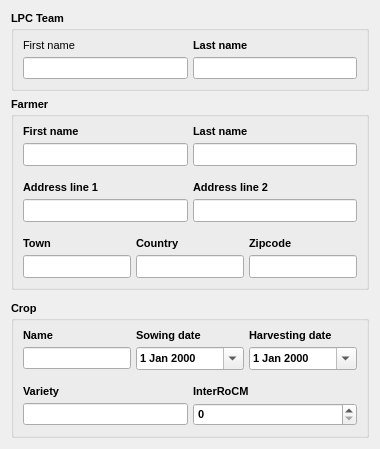
     <widget class="QWidget" name="cropTrialSettings">
      <property name="font">
       <font>
        <pointsize>8</pointsize>
       </font>
      </property>
      <attribute name="title">
       <string>Crop Trial Settings</string>
      </attribute>
      <layout class="QGridLayout" name="gridLayout_9">
       <item row="1" column="0">
        <widget class="QGroupBox" name="groupBox_4">
         <property name="sizePolicy">
          <sizepolicy hsizetype="Preferred" vsizetype="Fixed">
           <horstretch>0</horstretch>
           <verstretch>0</verstretch>
          </sizepolicy>
         </property>
         <property name="minimumSize">
          <size>
           <width>0</width>
           <height>185</height>
          </size>
         </property>
         <property name="font">
          <font>
           <pointsize>8</pointsize>
           <weight>75</weight>
           <bold>true</bold>
          </font>
         </property>
         <property name="autoFillBackground">
          <bool>false</bool>
         </property>
         <property name="title">
          <string>Farmer</string>
         </property>
         <layout class="QGridLayout" name="gridLayout_7" rowstretch="27,9,27,9,27" rowminimumheight="35,0,35,0,35">
          <property name="verticalSpacing">
           <number>5</number>
          </property>
          <item row="0" column="0">
           <layout class="QVBoxLayout" name="verticalLayout_3">
            <property name="spacing">
             <number>5</number>
            </property>
            <item>
             <layout class="QHBoxLayout" name="horizontalLayout_14">
              <item>
               <widget class="QLabel" name="label_26">
                <property name="styleSheet">
                 <string notr="true">font: 8pt &quot;MS Shell Dlg 2&quot;;</string>
                </property>
                <property name="text">
                 <string>First name</string>
                </property>
               </widget>
              </item>
              <item>
               <widget class="QLabel" name="label_27">
                <property name="styleSheet">
                 <string notr="true">font: 8pt &quot;MS Shell Dlg 2&quot;;</string>
                </property>
                <property name="text">
                 <string>Last name</string>
                </property>
               </widget>
              </item>
             </layout>
            </item>
            <item>
             <layout class="QHBoxLayout" name="horizontalLayout_15">
              <item>
               <widget class="QLineEdit" name="farmerFirstName">
                <property name="minimumSize">
                 <size>
                  <width>0</width>
                  <height>23</height>
                 </size>
                </property>
                <property name="styleSheet">
                 <string notr="true">font: 8pt &quot;MS Shell Dlg 2&quot;;</string>
                </property>
               </widget>
              </item>
              <item>
               <widget class="QLineEdit" name="farmerlastName">
                <property name="sizePolicy">
                 <sizepolicy hsizetype="Expanding" vsizetype="Fixed">
                  <horstretch>0</horstretch>
                  <verstretch>0</verstretch>
                 </sizepolicy>
                </property>
                <property name="minimumSize">
                 <size>
                  <width>0</width>
                  <height>23</height>
                 </size>
                </property>
                <property name="styleSheet">
                 <string notr="true">font: 8pt &quot;MS Shell Dlg 2&quot;;</string>
                </property>
               </widget>
              </item>
             </layout>
            </item>
           </layout>
          </item>
          <item row="1" column="0">
           <spacer name="verticalSpacer_7">
            <property name="orientation">
             <enum>Qt::Vertical</enum>
            </property>
            <property name="sizeType">
             <enum>QSizePolicy::Fixed</enum>
            </property>
            <property name="sizeHint" stdset="0">
             <size>
              <width>20</width>
              <height>10</height>
             </size>
            </property>
           </spacer>
          </item>
          <item row="2" column="0">
           <layout class="QVBoxLayout" name="verticalLayout_5">
            <property name="spacing">
             <number>5</number>
            </property>
            <item>
             <layout class="QHBoxLayout" name="horizontalLayout_16">
              <item>
               <widget class="QLabel" name="label_28">
                <property name="styleSheet">
                 <string notr="true">font: 8pt &quot;MS Shell Dlg 2&quot;;</string>
                </property>
                <property name="text">
                 <string>Address line 1</string>
                </property>
               </widget>
              </item>
              <item>
               <widget class="QLabel" name="label_29">
                <property name="styleSheet">
                 <string notr="true">font: 8pt &quot;MS Shell Dlg 2&quot;;</string>
                </property>
                <property name="text">
                 <string>Address line 2</string>
                </property>
               </widget>
              </item>
             </layout>
            </item>
            <item>
             <layout class="QHBoxLayout" name="horizontalLayout_17">
              <item>
               <widget class="QLineEdit" name="farmerAddressLineOne">
                <property name="sizePolicy">
                 <sizepolicy hsizetype="Expanding" vsizetype="Fixed">
                  <horstretch>0</horstretch>
                  <verstretch>0</verstretch>
                 </sizepolicy>
                </property>
                <property name="minimumSize">
                 <size>
                  <width>0</width>
                  <height>23</height>
                 </size>
                </property>
                <property name="styleSheet">
                 <string notr="true">font: 8pt &quot;MS Shell Dlg 2&quot;;</string>
                </property>
               </widget>
              </item>
              <item>
               <widget class="QLineEdit" name="farmerAddressLineTwo">
                <property name="sizePolicy">
                 <sizepolicy hsizetype="Expanding" vsizetype="Fixed">
                  <horstretch>0</horstretch>
                  <verstretch>0</verstretch>
                 </sizepolicy>
                </property>
                <property name="minimumSize">
                 <size>
                  <width>0</width>
                  <height>23</height>
                 </size>
                </property>
                <property name="styleSheet">
                 <string notr="true">font: 8pt &quot;MS Shell Dlg 2&quot;;</string>
                </property>
               </widget>
              </item>
             </layout>
            </item>
           </layout>
          </item>
          <item row="3" column="0">
           <spacer name="verticalSpacer_6">
            <property name="orientation">
             <enum>Qt::Vertical</enum>
            </property>
            <property name="sizeType">
             <enum>QSizePolicy::Fixed</enum>
            </property>
            <property name="sizeHint" stdset="0">
             <size>
              <width>20</width>
              <height>10</height>
             </size>
            </property>
           </spacer>
          </item>
          <item row="4" column="0">
           <layout class="QVBoxLayout" name="verticalLayout_6">
            <property name="spacing">
             <number>5</number>
            </property>
            <item>
             <layout class="QHBoxLayout" name="horizontalLayout_18">
              <item>
               <widget class="QLabel" name="label_30">
                <property name="styleSheet">
                 <string notr="true">font: 8pt &quot;MS Shell Dlg 2&quot;;</string>
                </property>
                <property name="text">
                 <string>Town</string>
                </property>
               </widget>
              </item>
              <item>
               <widget class="QLabel" name="label_31">
                <property name="styleSheet">
                 <string notr="true">font: 8pt &quot;MS Shell Dlg 2&quot;;</string>
                </property>
                <property name="text">
                 <string>Country</string>
                </property>
               </widget>
              </item>
              <item>
               <widget class="QLabel" name="label_32">
                <property name="styleSheet">
                 <string notr="true">font: 8pt &quot;MS Shell Dlg 2&quot;;</string>
                </property>
                <property name="text">
                 <string>Zipcode</string>
                </property>
               </widget>
              </item>
             </layout>
            </item>
            <item>
             <layout class="QHBoxLayout" name="horizontalLayout_19">
              <item>
               <widget class="QLineEdit" name="farmerTown">
                <property name="sizePolicy">
                 <sizepolicy hsizetype="Expanding" vsizetype="Fixed">
                  <horstretch>0</horstretch>
                  <verstretch>0</verstretch>
                 </sizepolicy>
                </property>
                <property name="minimumSize">
                 <size>
                  <width>0</width>
                  <height>23</height>
                 </size>
                </property>
                <property name="styleSheet">
                 <string notr="true">font: 8pt &quot;MS Shell Dlg 2&quot;;</string>
                </property>
               </widget>
              </item>
              <item>
               <widget class="QLineEdit" name="farmerCountry">
                <property name="sizePolicy">
                 <sizepolicy hsizetype="Expanding" vsizetype="Fixed">
                  <horstretch>0</horstretch>
                  <verstretch>0</verstretch>
                 </sizepolicy>
                </property>
                <property name="minimumSize">
                 <size>
                  <width>0</width>
                  <height>23</height>
                 </size>
                </property>
                <property name="styleSheet">
                 <string notr="true">font: 8pt &quot;MS Shell Dlg 2&quot;;</string>
                </property>
               </widget>
              </item>
              <item>
               <widget class="QLineEdit" name="farmerZipCode">
                <property name="sizePolicy">
                 <sizepolicy hsizetype="Expanding" vsizetype="Fixed">
                  <horstretch>0</horstretch>
                  <verstretch>0</verstretch>
                 </sizepolicy>
                </property>
                <property name="minimumSize">
                 <size>
                  <width>0</width>
                  <height>23</height>
                 </size>
                </property>
                <property name="styleSheet">
                 <string notr="true">font: 8pt &quot;MS Shell Dlg 2&quot;;</string>
                </property>
               </widget>
              </item>
             </layout>
            </item>
           </layout>
          </item>
         </layout>
        </widget>
       </item>
       <item row="2" column="0">
        <spacer name="verticalSpacer_3">
         <property name="orientation">
          <enum>Qt::Vertical</enum>
         </property>
         <property name="sizeType">
          <enum>QSizePolicy::Fixed</enum>
         </property>
         <property name="sizeHint" stdset="0">
          <size>
           <width>20</width>
           <height>5</height>
          </size>
         </property>
        </spacer>
       </item>
       <item row="0" column="0">
        <widget class="QGroupBox" name="groupBox_3">
         <property name="sizePolicy">
          <sizepolicy hsizetype="Preferred" vsizetype="Fixed">
           <horstretch>0</horstretch>
           <verstretch>0</verstretch>
          </sizepolicy>
         </property>
         <property name="minimumSize">
          <size>
           <width>0</width>
           <height>77</height>
          </size>
         </property>
         <property name="font">
          <font>
           <family>MS Shell Dlg 2</family>
           <pointsize>8</pointsize>
           <weight>75</weight>
           <italic>false</italic>
           <bold>true</bold>
          </font>
         </property>
         <property name="styleSheet">
          <string notr="true"/>
         </property>
         <property name="title">
          <string>LPC Team</string>
         </property>
         <layout class="QGridLayout" name="gridLayout_6">
          <property name="verticalSpacing">
           <number>5</number>
          </property>
          <item row="0" column="0">
           <layout class="QVBoxLayout" name="verticalLayout_7">
            <property name="spacing">
             <number>5</number>
            </property>
            <item>
             <layout class="QHBoxLayout" name="horizontalLayout_20">
              <item>
               <widget class="QLabel" name="label_33">
                <property name="font">
                 <font>
                  <family>MS Shell Dlg 2</family>
                  <pointsize>8</pointsize>
                  <weight>50</weight>
                  <italic>false</italic>
                  <bold>false</bold>
                 </font>
                </property>
                <property name="styleSheet">
                 <string notr="true">font: 8pt &quot;MS Shell Dlg 2&quot;;</string>
                </property>
                <property name="text">
                 <string>First name</string>
                </property>
               </widget>
              </item>
              <item>
               <widget class="QLabel" name="label_34">
                <property name="styleSheet">
                 <string notr="true">font: 8pt &quot;MS Shell Dlg 2&quot;;</string>
                </property>
                <property name="text">
                 <string>Last name</string>
                </property>
               </widget>
              </item>
             </layout>
            </item>
            <item>
             <layout class="QHBoxLayout" name="horizontalLayout_21">
              <item>
               <widget class="QLineEdit" name="lpcFirstName">
                <property name="styleSheet">
                 <string notr="true">font: 8pt &quot;MS Shell Dlg 2&quot;;</string>
                </property>
               </widget>
              </item>
              <item>
               <widget class="QLineEdit" name="lpcLastName">
                <property name="sizePolicy">
                 <sizepolicy hsizetype="Expanding" vsizetype="Fixed">
                  <horstretch>0</horstretch>
                  <verstretch>0</verstretch>
                 </sizepolicy>
                </property>
                <property name="styleSheet">
                 <string notr="true">font: 8pt &quot;MS Shell Dlg 2&quot;;</string>
                </property>
               </widget>
              </item>
             </layout>
            </item>
           </layout>
          </item>
         </layout>
        </widget>
       </item>
       <item row="3" column="0">
        <widget class="QGroupBox" name="groupBox_5">
         <property name="sizePolicy">
          <sizepolicy hsizetype="Preferred" vsizetype="Fixed">
           <horstretch>0</horstretch>
           <verstretch>0</verstretch>
          </sizepolicy>
         </property>
         <property name="minimumSize">
          <size>
           <width>0</width>
           <height>0</height>
          </size>
         </property>
         <property name="maximumSize">
          <size>
           <width>16777215</width>
           <height>16777215</height>
          </size>
         </property>
         <property name="font">
          <font>
           <pointsize>8</pointsize>
           <weight>75</weight>
           <bold>true</bold>
          </font>
         </property>
         <property name="title">
          <string>Crop</string>
         </property>
         <layout class="QGridLayout" name="gridLayout_8" rowstretch="45,10,45" rowminimumheight="30,0,30">
          <property name="verticalSpacing">
           <number>5</number>
          </property>
          <item row="0" column="0">
           <layout class="QVBoxLayout" name="verticalLayout">
            <property name="spacing">
             <number>5</number>
            </property>
            <item>
             <layout class="QHBoxLayout" name="horizontalLayout_10">
              <item>
               <widget class="QLabel" name="label_21">
                <property name="styleSheet">
                 <string notr="true">font: 8pt &quot;MS Shell Dlg 2&quot;;</string>
                </property>
                <property name="text">
                 <string>Name</string>
                </property>
               </widget>
              </item>
              <item>
               <widget class="QLabel" name="label_22">
                <property name="styleSheet">
                 <string notr="true">font: 8pt &quot;MS Shell Dlg 2&quot;;</string>
                </property>
                <property name="text">
                 <string>Sowing date</string>
                </property>
               </widget>
              </item>
              <item>
               <widget class="QLabel" name="label_23">
                <property name="styleSheet">
                 <string notr="true">font: 8pt &quot;MS Shell Dlg 2&quot;;</string>
                </property>
                <property name="text">
                 <string>Harvesting date</string>
                </property>
               </widget>
              </item>
             </layout>
            </item>
            <item>
             <layout class="QHBoxLayout" name="horizontalLayout_11">
              <item>
               <widget class="QLineEdit" name="cropName">
                <property name="sizePolicy">
                 <sizepolicy hsizetype="Minimum" vsizetype="Fixed">
                  <horstretch>0</horstretch>
                  <verstretch>0</verstretch>
                 </sizepolicy>
                </property>
                <property name="styleSheet">
                 <string notr="true">font: 8pt &quot;MS Shell Dlg 2&quot;;</string>
                </property>
               </widget>
              </item>
              <item>
               <widget class="QDateEdit" name="cropSowingDate">
                <property name="styleSheet">
                 <string notr="true">font: 8pt &quot;MS Shell Dlg 2&quot;;</string>
                </property>
                <property name="calendarPopup">
                 <bool>true</bool>
                </property>
               </widget>
              </item>
              <item>
               <widget class="QDateEdit" name="cropHarvestingDate">
                <property name="styleSheet">
                 <string notr="true">font: 8pt &quot;MS Shell Dlg 2&quot;;</string>
                </property>
                <property name="calendarPopup">
                 <bool>true</bool>
                </property>
               </widget>
              </item>
             </layout>
            </item>
           </layout>
          </item>
          <item row="1" column="0">
           <spacer name="verticalSpacer_5">
            <property name="orientation">
             <enum>Qt::Vertical</enum>
            </property>
            <property name="sizeType">
             <enum>QSizePolicy::Fixed</enum>
            </property>
            <property name="sizeHint" stdset="0">
             <size>
              <width>20</width>
              <height>10</height>
             </size>
            </property>
           </spacer>
          </item>
          <item row="2" column="0">
           <layout class="QVBoxLayout" name="verticalLayout_4">
            <property name="spacing">
             <number>5</number>
            </property>
            <item>
             <layout class="QHBoxLayout" name="horizontalLayout_12">
              <item>
               <widget class="QLabel" name="label_24">
                <property name="styleSheet">
                 <string notr="true">font: 8pt &quot;MS Shell Dlg 2&quot;;</string>
                </property>
                <property name="text">
                 <string>Variety</string>
                </property>
               </widget>
              </item>
              <item>
               <widget class="QLabel" name="label_25">
                <property name="styleSheet">
                 <string notr="true">font: 8pt &quot;MS Shell Dlg 2&quot;;</string>
                </property>
                <property name="text">
                 <string>InterRoCM</string>
                </property>
               </widget>
              </item>
             </layout>
            </item>
            <item>
             <layout class="QHBoxLayout" name="horizontalLayout_13">
              <item>
               <widget class="QLineEdit" name="cropVariety">
                <property name="sizePolicy">
                 <sizepolicy hsizetype="Minimum" vsizetype="Fixed">
                  <horstretch>0</horstretch>
                  <verstretch>0</verstretch>
                 </sizepolicy>
                </property>
                <property name="styleSheet">
                 <string notr="true">font: 8pt &quot;MS Shell Dlg 2&quot;;</string>
                </property>
               </widget>
              </item>
              <item>
               <widget class="QSpinBox" name="cropInterRoCM">
                <property name="minimumSize">
                 <size>
                  <width>0</width>
                  <height>0</height>
                 </size>
                </property>
                <property name="maximumSize">
                 <size>
                  <width>16777215</width>
                  <height>16777215</height>
                 </size>
                </property>
                <property name="styleSheet">
                 <string notr="true">font: 8pt &quot;MS Shell Dlg 2&quot;;</string>
                </property>
                <property name="maximum">
                 <number>1000000000</number>
                </property>
                <property name="value">
                 <number>0</number>
                </property>
               </widget>
              </item>
             </layout>
            </item>
           </layout>
          </item>
         </layout>
        </widget>
       </item>
      </layout>
     </widget>
